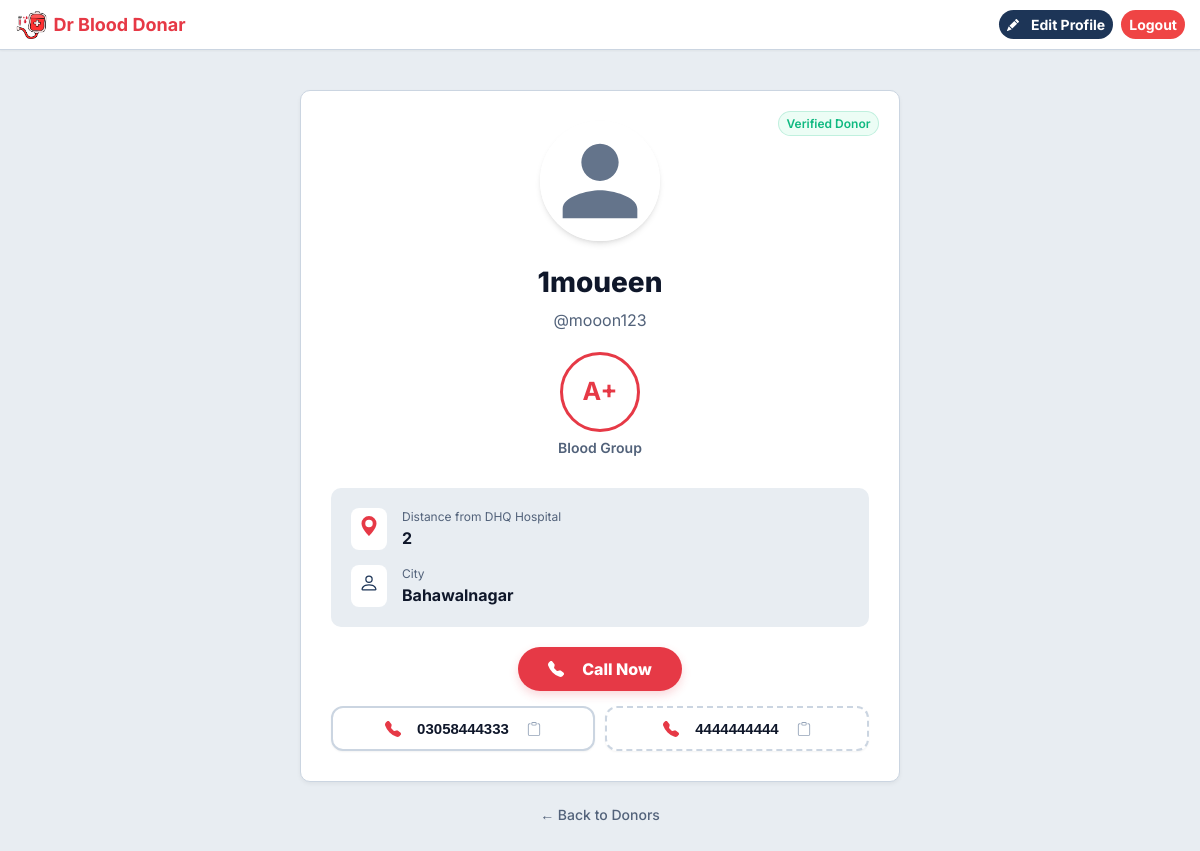
The app's page /profile/2/ (signed in) with its own data.
### base/models.py (models this page shows)
class User(AbstractUser):
    name = models.CharField(max_length=200, null=True)
    email = models.EmailField(unique=True, null=True)
    home_address = models.CharField(max_length=500, null=True, blank=True)
    blood_group = models.CharField(max_length=3, null=True, blank=True, choices=[
        ('A+', 'A+'), ('A-', 'A-'),
        ('B+', 'B+'), ('B-', 'B-'),
        ('AB+', 'AB+'), ('AB-', 'AB-'),
        ('O+', 'O+'), ('O-', 'O-'),
    ])
    city = models.CharField(max_length=100, null=True, blank=True, default="Bahawalnagar")
    hospital_distance = models.CharField(max_length=200, null=True, blank=True, help_text="Enter number only (e.g. 2)")
    phone_number = models.CharField(max_length=15, null=True, blank=True)
    phone_number_2 = models.CharField(max_length=15, null=True, blank=True)
    is_donor = models.BooleanField(default=True, verbose_name="Available for Donation")
    avatar = models.ImageField(null=True, default="avatar.svg")
    USERNAME_FIELD = 'email'
    REQUIRED_FIELDS = []

### base/views.py (the view)
# urls.py: path('profile/<str:pk>/', views.userProfile, name="user-profile"),
def userProfile(request, pk):
    user = User.objects.get(id=pk)
    rooms = user.room_set.all()
    room_messages = user.message_set.all()
    topics = Topic.objects.all()
    context = {'user': user, 'rooms': rooms,
               'room_messages': room_messages, 'topics': topics}
    return render(request, 'base/profile.html', context)

### base/templates/base/profile.html (shortened to what this page needs)
{% extends 'main.html' %}
{% load static %}
{% block content %}
<main class="container">
  <div style="max-width: 600px; margin: 4rem auto;">
    <div class="card" style="position: relative; padding: 3rem;">
      <span class="badge badge--green"
        style="position: absolute; top: 2rem; right: 2rem; font-size: 1.2rem; border: 1px solid rgba(16, 185, 129, 0.2);">
        Verified Donor
      </span>
      <div style="display: flex; flex-direction: column; align-items: center; text-align: center; gap: 2rem;">
        <div class="avatar"
          style="width: 12rem; height: 12rem; border: 4px solid var(--color-surface); box-shadow: var(--shadow-md);">
          <img src="{% static 'images/avatar.svg' %}" alt="{{user.username}}"
            style="width: 100%; height: 100%; object-fit: cover; border-radius: 50%;">
        </div>
        <div>
          <h1 style="font-size: 2.8rem; font-weight: 800; color: var(--color-text-main); margin-bottom: 0.5rem;">
            {{user.name|default:user.username}}
          </h1>
          <p style="font-size: 1.6rem; color: var(--color-text-muted);">@{{user.username}}</p>
        </div>
        <div style="display: flex; flex-direction: column; align-items: center; gap: 0.5rem;">
          <div class="blood-drop"
            style="width: 8rem; height: 8rem; font-size: 2.5rem; border: 3px solid var(--color-primary); background: white;">
            {{user.blood_group}}
          </div>
          <span style="font-size: 1.4rem; font-weight: 600; color: var(--color-text-muted);">Blood Group</span>
        </div>
        <div
          style="width: 100%; display: grid; gap: 1.5rem; background: var(--color-bg); padding: 2rem; border-radius: var(--radius-lg); margin-top: 1rem;">
          <div style="display: flex; align-items: center; gap: 1.5rem;">
            <div style="background: white; padding: 8px; border-radius: 8px; color: var(--color-primary);">
              <svg xmlns="http://www.w3.org/2000/svg" width="20" height="20" fill="currentColor" viewBox="0 0 16 16">
                <path d="M8 16s6-5.686 6-10A6 6 0 0 0 2 6c0 4.314 6 10 6 10zm0-7a3 3 0 1 1 0-6 3 3 0 0 1 0 6z" />
              </svg>
            </div>
            <div style="text-align: left;">
              <span style="font-size: 1.2rem; color: var(--color-text-muted); display: block;">Distance from DHQ
                Hospital</span>
              <span style="font-size: 1.6rem; font-weight: 700; color: var(--color-text-main);">
                {% if user.hospital_distance %}{{ user.hospital_distance }}{% else %}Near DHQ Hospital{% endif %}
              </span>
            </div>
          </div>
          <div style="display: flex; align-items: center; gap: 1.5rem;">
            <div style="background: white; padding: 8px; border-radius: 8px; color: var(--color-secondary);">
            </div>
            <div style="text-align: left;">
              <span style="font-size: 1.2rem; color: var(--color-text-muted); display: block;">City</span>
              <span style="font-size: 1.6rem; font-weight: 700; color: var(--color-text-main);">{{user.city}}</span>
            </div>
          </div>
        </div>
        <div style="width: 100%; display: flex; flex-direction: column; gap: 1.5rem; align-items: center;">
          {% if user.phone_number %}
          <a href="tel:{{user.phone_number}}" class="btn btn--primary"
            style="padding: 1rem 3rem; font-size: 1.6rem; font-weight: 800; border-radius: 5rem; width: auto; min-width: 160px; box-shadow: 0 4px 10px rgba(230, 57, 70, 0.2);">
            Call Now
          </a>
          <div style="display: flex; gap: 1rem; width: 100%;">
            <button onclick="copyToClipboard('{{user.phone_number}}')" class="btn"
              style="flex: 1; border-radius: 1.2rem; background: white; border: 2px solid var(--color-border); padding: 1.2rem; display: flex; align-items: center; justify-content: center; font-size: 1.5rem; box-shadow: var(--shadow-sm);">
              <span style="font-weight: 800; color: var(--color-text-main);">{{user.phone_number}}</span>
            </button>
            {% if user.phone_number_2 %}
            <button onclick="copyToClipboard('{{user.phone_number_2}}')" class="btn"
              style="flex: 1; border-radius: 1.2rem; background: white; border: 2px dashed var(--color-border); padding: 1.2rem; display: flex; align-items: center; justify-content: center; font-size: 1.5rem; box-shadow: var(--shadow-sm);">
              <span style="font-weight: 800; color: var(--color-text-main);">{{user.phone_number_2}}</span>
            </button>
            {% endif %}
          </div>
          {% endif %}
        </div>
      </div>
    </div>
    <div style="text-align: center; margin-top: 2rem;">
      <a href="{% url 'home' %}" class="btn btn--text">← Back to Donors</a>
    </div>
  </div>
</main>
{% endblock content %}

### static/styles/style.css (style rules this page uses)
:root { --color-primary: #E63946; --color-primary-hover: #D0303C; --color-secondary: #1D3557; --color-secondary-hover: #162842; --color-accent: #457B9D; --color-bg: #E8EDF2; --color-surface: #FFFFFF; --color-text-main: #0F172A; --color-text-muted: #52627a; --color-border: #CBD5E1; --color-success: #10B981; --color-warning: #F59E0B; --color-error: #EF4444; --container-width: 1200px; --radius-sm: 0.375rem; --radius-md: 0.5rem; --radius-lg: 1rem; --shadow-sm: 0 1px 2px 0 rgb(0 0 0 / 0.05); --shadow-md: 0 4px 6px -1px rgb(0 0 0 / 0.1), 0 2px 4px -2px rgb(0 0 0 / 0.1); }
* { margin: 0; padding: 0; box-sizing: border-box; }
html { font-size: 62.5%; }
body { font-family: 'Inter', sans-serif; font-size: 1.6rem; line-height: 1.5; color: var(--color-text-main); background-color: var(--color-bg); -webkit-font-smoothing: antialiased; }
a { text-decoration: none; color: inherit; transition: color 0.2s; }
img { max-width: 100%; display: block; }
.container { max-width: var(--container-width); margin: 0 auto; padding: 0 2rem; }
.btn { display: inline-flex; align-items: center; justify-content: center; gap: 0.8rem; padding: 0.8rem 1.6rem; border-radius: var(--radius-md); font-weight: 500; cursor: pointer; transition: all 0.2s; border: none; font-size: 1.4rem; }
.btn--primary { background-color: var(--color-primary); color: white; }
.btn--text { background: none; color: var(--color-text-muted); padding: 0; }
.avatar { border-radius: 50%; object-fit: cover; border: 2px solid white; box-shadow: var(--shadow-sm); }
.card { background-color: var(--color-surface); border-radius: var(--radius-lg); border: 1px solid var(--color-border); padding: 2rem; box-shadow: 0 2px 4px rgba(0, 0, 0, 0.05); margin-bottom: 1.5rem; transition: transform 0.2s, box-shadow 0.2s; }
.badge { display: inline-flex; align-items: center; padding: 0.25rem 0.75rem; border-radius: 999px; font-size: 1.2rem; font-weight: 600; }
.badge--green { background-color: #ECFDF5; color: #10B981; }
.blood-drop { width: 5rem; height: 5rem; background-color: #FEF2F2; color: var(--color-primary); border-radius: 50%; display: flex; align-items: center; justify-content: center; font-weight: 700; font-size: 1.8rem; flex-shrink: 0; }

### records on screen
User: name "1moueen", username "mooon123", blood_group "A+", hospital_distance "2", city "Bahawalnagar", phone_number "03058444333", phone_number_2 "4444444444"
